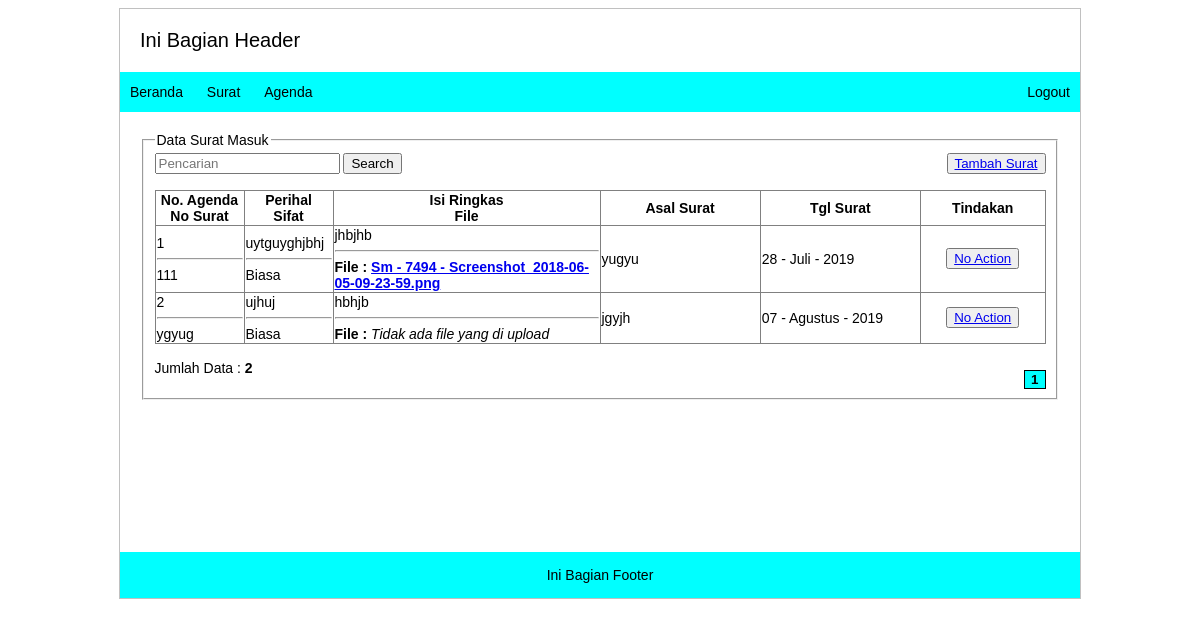
Screenshot of /?page=sm (signed in) with the database file from the repository.
### tables this page shows
CREATE TABLE `surat_masuk` (
  `no_agenda` varchar(16) NOT NULL,
  `no_surat` varchar(30) NOT NULL,
  `tanggal_surat` date NOT NULL,
  `asal_surat` varchar(50) NOT NULL,
  `perihal` text NOT NULL,
  `sifat` varchar(50) NOT NULL,
  `isi_ringkas` text NOT NULL,
  `tanggal_penerimaan` date NOT NULL,
  `lampiran` varchar(20) NOT NULL,
  `file_surat` varchar(100) NOT NULL
);

### surat/surat_masuk.php (the view, shortened to what this page needs)
<fieldset>
<legend>Data Surat Masuk</legend>
  <form role="form" action="" method="post">
    <div>
      <input type="text" name="cari" placeholder="Pencarian" required>
    <button type="submit">Search</button>
  </form>
  <td>
    <?php
  if(@$_SESSION['operator']){?>
  <button style="float:right;"><a href="?page=sm&action=tmb">Tambah Surat</a></button>
<?php } ?>
</td>
  <br>
<br>
  <table width="100%" border="1px" style="border-collapse:collapse;">
    <tr>
      <th width="10%">No. Agenda</br>No Surat</th>
      <th width="10%">Perihal</br>Sifat</th>
      <th width="30%">Isi Ringkas<br/> File</th>
      <th width="18%">Asal Surat</th>
      <th width="18%">Tgl Surat</th>
      <th width="18%">Tindakan </th>
    </tr>
    <tr>
    <?php
    $batas = 5;
    $hal = @$_GET['hal'];
    if(empty($hal)){
      $posisi = 0;
      $hal = 1;
    } else {
      $posisi = ($hal - 1) * $batas;
    }
if($_SERVER['REQUEST_METHOD'] == "POST") {
    $pencarian = trim(mysqli_real_escape_string($con, $_POST['cari']));
    if($pencarian != '') { ?>
              <p class="description">Hasil pencarian untuk No Surat : <strong><?= stripslashes($pencarian)?></strong><span class="right"><a href="?page=tsm"></a></span></p>
      <?php
        $sql = "SELECT * FROM surat_masuk WHERE no_surat LIKE '%$pencarian%'";
        $query = $sql;
        $queryJml = $sql;
    } else {
        $query = "SELECT * FROM surat_masuk  LIMIT $posisi, $batas";
        $queryJml = "SELECT * FROM surat_masuk ";
    }
} else {
    $query = "SELECT * FROM surat_masuk  LIMIT $posisi, $batas";
    $queryJml = "SELECT * FROM surat_masuk ";
}
$sql_surat = mysqli_query($con, $query) or die (mysqli_error($con));
if(mysqli_num_rows($sql_surat) > 0) {
    while($data = mysqli_fetch_array($sql_surat)){ ?>
        <tr>
            <td><?=$data['no_agenda']?></br><hr></hr><?=$data['no_surat']?></td>
            <td><?=$data['perihal']?></br><hr></hr><?=$data['sifat']?></td>
            <td><?=substr($data['isi_ringkas'],0,200)?></br><hr></hr><strong>File :</strong>
              <?php
              if(!empty($data['file_surat'])){ ?>
                  <strong><a href="?page=sm&action=cek&no=<?=$data['no_surat'];?>"><?=$data['file_surat']?></a></strong>
                  <?php
              } else { ?>
                  <em>Tidak ada file yang di upload</em>
                  <?php
              }?> </td>
              <td><?=$data['asal_surat']?></td>
              <?php
              $y = substr($data['tanggal_surat'],0,4);
              $m = substr($data['tanggal_surat'],5,2);
              $d = substr($data['tanggal_surat'],8,2);
              if($m == "01"){
                  $nm = "Januari";
              } elseif($m == "02"){
                  $nm = "Februari";
              } elseif($m == "03"){
                  $nm = "Maret";
              } elseif($m == "04"){
                  $nm = "April";
              } elseif($m == "05"){
                  $nm = "Mei";
              } elseif($m == "06"){
                  $nm = "Juni";
              } elseif($m == "07"){
                  $nm = "Juli";
              } elseif($m == "08"){
                  $nm = "Agustus";
              } elseif($m == "09"){
                  $nm = "September";
              } elseif($m == "10"){
                  $nm = "Oktober";
              } elseif($m == "11"){
                  $nm = "November";
              } elseif($m == "12"){
                  $nm = "Desember";
              }?>
              <td><?=$d;?> - <?=$nm;?> - <?=$y;?></td>
              <td>
                  <?php
                if(@$_SESSION['admin']){?>
                    <center><button><a href="#">
                        No Action</a></button></center>
                             <?php
                } ?>
                    </td>
        </tr>
    <?php
    }
} else {
    echo "<tr><td colspan=\"4\" align=\"center\">Data Tidak ditemukan</td></tr>";
}
?>
    </tr>
  </table>
  <br>
  <?php
  if(isset($_POST['pencarian'])) {
       echo "<div style=\"float:left;\">";
      $jml = mysqli_num_rows(mysqli_query($con, $queryJml));
      echo "Data Hasil Pencarian : <b>$jml</b>";
      echo "</div>";
  } else { ?>
      <div style="float:left;">
          <?php
          $jml = mysqli_num_rows(mysqli_query($con, $queryJml));
          echo "Jumlah Data : <b>$jml</b>";
          ?>
      </div>
      <div style="margin-top:10px; float:right;">
        <?php
        $jml_hal = ceil($jml / $batas);
        for ($i=1; $i<=$jml_hal; $i++) {
            if($i != $hal) {
                echo "<a href=\"?page=sm&hal=$i\"><button style=\"background-color:#fff; border:1px solid #666; color:#666;\">$i</a>";
            } else {
                echo "<button style=\"background-color:aqua; border:1px solid #000;\"><b>$i</b></button>";
            }
        }
        ?>
      </div>
      <?php
      }
      ?>
</fieldset>

### rows the page displays
surat_masuk: no_agenda "1", no_surat "111", perihal "uytguyghjbhj", sifat "Biasa", isi_ringkas "jhbjhb", file_surat "Sm - 7494 - Screenshot_2018-06-05-09-23-59.png", asal_surat "yugyu", tanggal_surat "28", tanggal_surat "Juli", tanggal_surat "2019"
surat_masuk: no_agenda "2", no_surat "ygyug", perihal "ujhuj", sifat "Biasa", isi_ringkas "hbhjb", file_surat "Tidak ada file yang di upload", asal_surat "jgyjh", tanggal_surat "07", tanggal_surat "Agustus", tanggal_surat "2019"

### other values shown
$jml "2"
